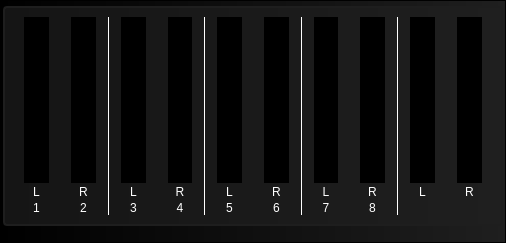
    <widget class="QFrame" name="frame_7">
     <property name="minimumSize">
      <size>
       <width>0</width>
       <height>243</height>
      </size>
     </property>
     <property name="maximumSize">
      <size>
       <width>16777215</width>
       <height>243</height>
      </size>
     </property>
     <property name="styleSheet">
      <string notr="true">background-color: qlineargradient(spread:pad, x1:0, y1:0, x2:1, y2:0, stop:0 rgba(0, 0, 0, 255), stop:1 rgba(31, 31, 31, 255));</string>
     </property>
     <property name="frameShape">
      <enum>QFrame::StyledPanel</enum>
     </property>
     <property name="frameShadow">
      <enum>QFrame::Raised</enum>
     </property>
     <layout class="QVBoxLayout" name="verticalLayout_26">
      <property name="leftMargin">
       <number>2</number>
      </property>
      <property name="topMargin">
       <number>5</number>
      </property>
      <property name="rightMargin">
       <number>2</number>
      </property>
      <property name="bottomMargin">
       <number>5</number>
      </property>
      <item>
       <widget class="QFrame" name="frame_6">
        <property name="minimumSize">
         <size>
          <width>0</width>
          <height>220</height>
         </size>
        </property>
        <property name="maximumSize">
         <size>
          <width>500</width>
          <height>220</height>
         </size>
        </property>
        <property name="styleSheet">
         <string notr="true">QFrame {
	border: 2px solid rgb(30, 30, 30);
border-radius: 4px;
	background-color: qlineargradient(spread:pad, x1:0, y1:0, x2:1, y2:0, stop:0 rgba(21, 21, 21, 255), stop:1 rgba(31, 31, 31, 255));
color: white;
font-size: 12px;
}</string>
        </property>
        <property name="frameShape">
         <enum>QFrame::StyledPanel</enum>
        </property>
        <property name="frameShadow">
         <enum>QFrame::Raised</enum>
        </property>
        <layout class="QHBoxLayout" name="horizontalLayout_7">
         <property name="spacing">
          <number>2</number>
         </property>
         <item>
          <layout class="QVBoxLayout" name="verticalLayout_16">
           <property name="leftMargin">
            <number>10</number>
           </property>
           <property name="rightMargin">
            <number>10</number>
           </property>
           <item>
            <widget class="QProgressBar" name="subgroup1ProgressBar">
             <property name="styleSheet">
              <string notr="true"> QProgressBar {
     border: 0px solid rgb(50, 50, 50);
	 background-color: black;
	padding: 0px 2px;
 }

QProgressBar::chunk:vertical{ 
background-color: qlineargradient(spread:reflect, x1:1, y1:1, x2:0.204, y2:0.403, stop:0 rgba(106, 199, 255, 255), stop:1 rgba(224, 242, 255, 255));
height: 1px; 
margin: 0.5px; 
} </string>
             </property>
             <property name="minimum">
              <number>-60</number>
             </property>
             <property name="maximum">
              <number>10</number>
             </property>
             <property name="value">
              <number>-60</number>
             </property>
             <property name="orientation">
              <enum>Qt::Vertical</enum>
             </property>
             <property name="format">
              <string/>
             </property>
            </widget>
           </item>
           <item>
            <widget class="QLabel" name="label_8">
             <property name="styleSheet">
              <string notr="true">background-color: rgba(0, 0, 0, 0.0);
color: white;
border: 0px;</string>
             </property>
             <property name="text">
              <string>L</string>
             </property>
             <property name="alignment">
              <set>Qt::AlignCenter</set>
             </property>
            </widget>
           </item>
           <item>
            <widget class="QLabel" name="label_10">
             <property name="styleSheet">
              <string notr="true">background-color: rgba(0, 0, 0, 0.0);
color: white;
border: 0px;</string>
             </property>
             <property name="text">
              <string>1</string>
             </property>
             <property name="alignment">
              <set>Qt::AlignCenter</set>
             </property>
            </widget>
           </item>
          </layout>
         </item>
         <item>
          <layout class="QVBoxLayout" name="verticalLayout_17">
           <property name="leftMargin">
            <number>10</number>
           </property>
           <property name="rightMargin">
            <number>10</number>
           </property>
           <item>
            <widget class="QProgressBar" name="subgroup2ProgressBar">
             <property name="styleSheet">
              <string notr="true"> QProgressBar {
     border: 0px solid rgb(50, 50, 50);
	 background-color: black;
	padding: 0px 2px;
 }

QProgressBar::chunk:vertical{ 
background-color: qlineargradient(spread:reflect, x1:1, y1:1, x2:0.204, y2:0.403, stop:0 rgba(106, 199, 255, 255), stop:1 rgba(224, 242, 255, 255));
height: 1px; 
margin: 0.5px; 
} </string>
             </property>
             <property name="minimum">
              <number>-60</number>
             </property>
             <property name="maximum">
              <number>10</number>
             </property>
             <property name="value">
              <number>-60</number>
             </property>
             <property name="orientation">
              <enum>Qt::Vertical</enum>
             </property>
             <property name="format">
              <string/>
             </property>
            </widget>
           </item>
           <item>
            <widget class="QLabel" name="label_9">
             <property name="styleSheet">
              <string notr="true">background-color: rgba(0, 0, 0, 0.0);
color: white;
border: 0px;</string>
             </property>
             <property name="text">
              <string>R</string>
             </property>
             <property name="alignment">
              <set>Qt::AlignCenter</set>
             </property>
            </widget>
           </item>
           <item>
            <widget class="QLabel" name="label_11">
             <property name="styleSheet">
              <string notr="true">background-color: rgba(0, 0, 0, 0.0);
color: white;
border: 0px;</string>
             </property>
             <property name="text">
              <string>2</string>
             </property>
             <property name="alignment">
              <set>Qt::AlignCenter</set>
             </property>
            </widget>
           </item>
          </layout>
         </item>
         <item>
          <widget class="QLabel" name="label_12">
           <property name="minimumSize">
            <size>
             <width>1</width>
             <height>0</height>
            </size>
           </property>
           <property name="maximumSize">
            <size>
             <width>1</width>
             <height>16777215</height>
            </size>
           </property>
           <property name="styleSheet">
            <string notr="true">border: 0px;
background-color: white;</string>
           </property>
           <property name="text">
            <string/>
           </property>
          </widget>
         </item>
         <item>
          <layout class="QVBoxLayout" name="verticalLayout_19">
           <property name="leftMargin">
            <number>10</number>
           </property>
           <property name="rightMargin">
            <number>10</number>
           </property>
           <item>
            <widget class="QProgressBar" name="subgroup3ProgressBar">
             <property name="styleSheet">
              <string notr="true"> QProgressBar {
     border: 0px solid rgb(50, 50, 50);
	 background-color: black;
	padding: 0px 2px;
 }

QProgressBar::chunk:vertical{ 
background-color: qlineargradient(spread:reflect, x1:1, y1:1, x2:0.204, y2:0.403, stop:0 rgba(106, 199, 255, 255), stop:1 rgba(224, 242, 255, 255));
height: 1px; 
margin: 0.5px; 
} </string>
             </property>
             <property name="minimum">
              <number>-60</number>
             </property>
             <property name="maximum">
              <number>10</number>
             </property>
             <property name="value">
              <number>-60</number>
             </property>
             <property name="orientation">
              <enum>Qt::Vertical</enum>
             </property>
             <property name="format">
              <string/>
             </property>
            </widget>
           </item>
           <item>
            <widget class="QLabel" name="label_15">
             <property name="styleSheet">
              <string notr="true">background-color: rgba(0, 0, 0, 0.0);
color: white;
border: 0px;</string>
             </property>
             <property name="text">
              <string>L</string>
             </property>
             <property name="alignment">
              <set>Qt::AlignCenter</set>
             </property>
            </widget>
           </item>
           <item>
            <widget class="QLabel" name="label_16">
             <property name="styleSheet">
              <string notr="true">background-color: rgba(0, 0, 0, 0.0);
color: white;
border: 0px;</string>
             </property>
             <property name="text">
              <string>3</string>
             </property>
             <property name="alignment">
              <set>Qt::AlignCenter</set>
             </property>
            </widget>
           </item>
          </layout>
         </item>
         <item>
          <layout class="QVBoxLayout" name="verticalLayout_18">
           <property name="leftMargin">
            <number>10</number>
           </property>
           <property name="rightMargin">
            <number>10</number>
           </property>
           <item>
            <widget class="QProgressBar" name="subgroup4ProgressBar">
             <property name="styleSheet">
              <string notr="true"> QProgressBar {
     border: 0px solid rgb(50, 50, 50);
	 background-color: black;
	padding: 0px 2px;
 }

QProgressBar::chunk:vertical{ 
background-color: qlineargradient(spread:reflect, x1:1, y1:1, x2:0.204, y2:0.403, stop:0 rgba(106, 199, 255, 255), stop:1 rgba(224, 242, 255, 255));
height: 1px; 
margin: 0.5px; 
} </string>
             </property>
             <property name="minimum">
              <number>-60</number>
             </property>
             <property name="maximum">
              <number>10</number>
             </property>
             <property name="value">
              <number>-60</number>
             </property>
             <property name="orientation">
              <enum>Qt::Vertical</enum>
             </property>
             <property name="format">
              <string/>
             </property>
            </widget>
           </item>
           <item>
            <widget class="QLabel" name="label_13">
             <property name="styleSheet">
              <string notr="true">background-color: rgba(0, 0, 0, 0.0);
color: white;
border: 0px;</string>
             </property>
             <property name="text">
              <string>R</string>
             </property>
             <property name="alignment">
              <set>Qt::AlignCenter</set>
             </property>
            </widget>
           </item>
           <item>
            <widget class="QLabel" name="label_14">
             <property name="styleSheet">
              <string notr="true">background-color: rgba(0, 0, 0, 0.0);
color: white;
border: 0px;</string>
             </property>
             <property name="text">
              <string>4</string>
             </property>
             <property name="alignment">
              <set>Qt::AlignCenter</set>
             </property>
            </widget>
           </item>
          </layout>
         </item>
         <item>
          <widget class="QLabel" name="label_17">
           <property name="minimumSize">
            <size>
             <width>1</width>
             <height>0</height>
            </size>
           </property>
           <property name="maximumSize">
            <size>
             <width>1</width>
             <height>16777215</height>
            </size>
           </property>
           <property name="styleSheet">
            <string notr="true">border: 0px;
background-color: white;</string>
           </property>
           <property name="text">
            <string/>
           </property>
          </widget>
         </item>
         <item>
          <layout class="QVBoxLayout" name="verticalLayout_21">
           <property name="leftMargin">
            <number>10</number>
           </property>
           <property name="rightMargin">
            <number>10</number>
           </property>
           <item>
            <widget class="QProgressBar" name="subgroup5ProgressBar">
             <property name="styleSheet">
              <string notr="true"> QProgressBar {
     border: 0px solid rgb(50, 50, 50);
	 background-color: black;
	padding: 0px 2px;
 }

QProgressBar::chunk:vertical{ 
background-color: qlineargradient(spread:reflect, x1:1, y1:1, x2:0.204, y2:0.403, stop:0 rgba(106, 199, 255, 255), stop:1 rgba(224, 242, 255, 255));
height: 1px; 
margin: 0.5px; 
} </string>
             </property>
             <property name="minimum">
              <number>-60</number>
             </property>
             <property name="maximum">
              <number>10</number>
             </property>
             <property name="value">
              <number>-60</number>
             </property>
             <property name="orientation">
              <enum>Qt::Vertical</enum>
             </property>
             <property name="format">
              <string/>
             </property>
            </widget>
           </item>
           <item>
            <widget class="QLabel" name="label_21">
             <property name="styleSheet">
              <string notr="true">background-color: rgba(0, 0, 0, 0.0);
color: white;
border: 0px;</string>
             </property>
             <property name="text">
              <string>L</string>
             </property>
             <property name="alignment">
              <set>Qt::AlignCenter</set>
             </property>
            </widget>
           </item>
           <item>
            <widget class="QLabel" name="label_22">
             <property name="styleSheet">
              <string notr="true">background-color: rgba(0, 0, 0, 0.0);
color: white;
border: 0px;</string>
             </property>
             <property name="text">
              <string>5</string>
             </property>
             <property name="alignment">
              <set>Qt::AlignCenter</set>
             </property>
            </widget>
           </item>
          </layout>
         </item>
         <item>
          <layout class="QVBoxLayout" name="verticalLayout_20">
           <property name="leftMargin">
            <number>10</number>
           </property>
           <property name="rightMargin">
            <number>10</number>
           </property>
           <item>
            <widget class="QProgressBar" name="subgroup6ProgressBar">
             <property name="styleSheet">
              <string notr="true"> QProgressBar {
     border: 0px solid rgb(50, 50, 50);
	 background-color: black;
	padding: 0px 2px;
 }

QProgressBar::chunk:vertical{ 
background-color: qlineargradient(spread:reflect, x1:1, y1:1, x2:0.204, y2:0.403, stop:0 rgba(106, 199, 255, 255), stop:1 rgba(224, 242, 255, 255));
height: 1px; 
margin: 0.5px; 
} </string>
             </property>
             <property name="minimum">
              <number>-60</number>
             </property>
             <property name="maximum">
              <number>10</number>
             </property>
             <property name="value">
              <number>-60</number>
             </property>
             <property name="orientation">
              <enum>Qt::Vertical</enum>
             </property>
             <property name="format">
              <string/>
             </property>
            </widget>
           </item>
           <item>
            <widget class="QLabel" name="label_18">
             <property name="styleSheet">
              <string notr="true">background-color: rgba(0, 0, 0, 0.0);
color: white;
border: 0px;</string>
             </property>
             <property name="text">
              <string>R</string>
             </property>
             <property name="alignment">
              <set>Qt::AlignCenter</set>
             </property>
            </widget>
           </item>
           <item>
            <widget class="QLabel" name="label_19">
             <property name="styleSheet">
              <string notr="true">background-color: rgba(0, 0, 0, 0.0);
color: white;
border: 0px;</string>
             </property>
             <property name="text">
              <string>6</string>
             </property>
             <property name="alignment">
              <set>Qt::AlignCenter</set>
             </property>
            </widget>
           </item>
          </layout>
         </item>
         <item>
          <widget class="QLabel" name="label_20">
           <property name="minimumSize">
            <size>
             <width>1</width>
             <height>0</height>
            </size>
           </property>
           <property name="maximumSize">
            <size>
             <width>1</width>
             <height>16777215</height>
            </size>
           </property>
           <property name="styleSheet">
            <string notr="true">border: 0px;
background-color: white;</string>
           </property>
           <property name="text">
            <string/>
           </property>
          </widget>
         </item>
         <item>
          <layout class="QVBoxLayout" name="verticalLayout_23">
           <property name="leftMargin">
            <number>10</number>
           </property>
           <property name="rightMargin">
            <number>10</number>
           </property>
           <item>
            <widget class="QProgressBar" name="subgroup7ProgressBar">
             <property name="styleSheet">
              <string notr="true"> QProgressBar {
     border: 0px solid rgb(50, 50, 50);
	 background-color: black;
	padding: 0px 2px;
 }

QProgressBar::chunk:vertical{ 
background-color: qlineargradient(spread:reflect, x1:1, y1:1, x2:0.204, y2:0.403, stop:0 rgba(106, 199, 255, 255), stop:1 rgba(224, 242, 255, 255));
height: 1px; 
margin: 0.5px; 
} </string>
             </property>
             <property name="minimum">
              <number>-60</number>
             </property>
             <property name="maximum">
              <number>10</number>
             </property>
             <property name="value">
              <number>-60</number>
             </property>
             <property name="orientation">
              <enum>Qt::Vertical</enum>
             </property>
             <property name="format">
              <string/>
             </property>
            </widget>
           </item>
           <item>
            <widget class="QLabel" name="label_26">
             <property name="styleSheet">
              <string notr="true">background-color: rgba(0, 0, 0, 0.0);
color: white;
border: 0px;</string>
             </property>
             <property name="text">
              <string>L</string>
             </property>
             <property name="alignment">
              <set>Qt::AlignCenter</set>
             </property>
            </widget>
           </item>
           <item>
            <widget class="QLabel" name="label_27">
             <property name="styleSheet">
              <string notr="true">background-color: rgba(0, 0, 0, 0.0);
color: white;
border: 0px;</string>
             </property>
             <property name="text">
              <string>7</string>
             </property>
             <property name="alignment">
              <set>Qt::AlignCenter</set>
             </property>
            </widget>
           </item>
          </layout>
         </item>
         <item>
          <layout class="QVBoxLayout" name="verticalLayout_22">
           <property name="leftMargin">
            <number>10</number>
           </property>
           <property name="rightMargin">
            <number>10</number>
           </property>
           <item>
            <widget class="QProgressBar" name="subgroup8ProgressBar">
             <property name="styleSheet">
              <string notr="true"> QProgressBar {
     border: 0px solid rgb(50, 50, 50);
	 background-color: black;
	padding: 0px 2px;
 }

QProgressBar::chunk:vertical{ 
background-color: qlineargradient(spread:reflect, x1:1, y1:1, x2:0.204, y2:0.403, stop:0 rgba(106, 199, 255, 255), stop:1 rgba(224, 242, 255, 255));
height: 1px; 
margin: 0.5px; 
} </string>
             </property>
             <property name="minimum">
              <number>-60</number>
             </property>
             <property name="maximum">
              <number>10</number>
             </property>
             <property name="value">
              <number>-60</number>
             </property>
             <property name="orientation">
              <enum>Qt::Vertical</enum>
             </property>
             <property name="format">
              <string/>
             </property>
            </widget>
           </item>
           <item>
            <widget class="QLabel" name="label_24">
             <property name="styleSheet">
              <string notr="true">background-color: rgba(0, 0, 0, 0.0);
color: white;
border: 0px;</string>
             </property>
             <property name="text">
              <string>R</string>
             </property>
             <property name="alignment">
              <set>Qt::AlignCenter</set>
             </property>
            </widget>
           </item>
           <item>
            <widget class="QLabel" name="label_25">
             <property name="styleSheet">
              <string notr="true">background-color: rgba(0, 0, 0, 0.0);
color: white;
border: 0px;</string>
             </property>
             <property name="text">
              <string>8</string>
             </property>
             <property name="alignment">
              <set>Qt::AlignCenter</set>
             </property>
            </widget>
           </item>
          </layout>
         </item>
         <item>
          <widget class="QLabel" name="label_23">
           <property name="minimumSize">
            <size>
             <width>1</width>
             <height>0</height>
            </size>
           </property>
           <property name="maximumSize">
            <size>
             <width>1</width>
             <height>16777215</height>
            </size>
           </property>
           <property name="styleSheet">
            <string notr="true">border: 0px;
background-color: white;</string>
           </property>
           <property name="text">
            <string/>
           </property>
          </widget>
         </item>
         <item>
          <layout class="QVBoxLayout" name="verticalLayout_25">
           <property name="leftMargin">
            <number>10</number>
           </property>
           <property name="rightMargin">
            <number>10</number>
           </property>
           <item>
            <widget class="QProgressBar" name="main1ProgressBar">
             <property name="styleSheet">
              <string notr="true"> QProgressBar {
     border: 0px solid rgb(50, 50, 50);
	 background-color: black;
	padding: 0px 2px;
 }

QProgressBar::chunk:vertical{ 
background-color: qlineargradient(spread:reflect, x1:1, y1:1, x2:0.204, y2:0.403, stop:0 rgba(106, 199, 255, 255), stop:1 rgba(224, 242, 255, 255));
height: 1px; 
margin: 0.5px; 
} </string>
             </property>
             <property name="minimum">
              <number>-60</number>
             </property>
             <property name="maximum">
              <number>10</number>
             </property>
             <property name="value">
              <number>-60</number>
             </property>
             <property name="orientation">
              <enum>Qt::Vertical</enum>
             </property>
             <property name="format">
              <string/>
             </property>
            </widget>
           </item>
           <item>
            <widget class="QLabel" name="label_31">
             <property name="styleSheet">
              <string notr="true">background-color: rgba(0, 0, 0, 0.0);
color: white;
border: 0px;</string>
             </property>
             <property name="text">
              <string>L</string>
             </property>
             <property name="alignment">
              <set>Qt::AlignCenter</set>
             </property>
            </widget>
           </item>
           <item>
            <widget class="QLabel" name="label_32">
             <property name="styleSheet">
              <string notr="true">background-color: rgba(0, 0, 0, 0.0);
color: white;
border: 0px;</string>
             </property>
             <property name="text">
              <string/>
             </property>
             <property name="alignment">
              <set>Qt::AlignCenter</set>
             </property>
            </widget>
           </item>
          </layout>
         </item>
         <item>
          <layout class="QVBoxLayout" name="verticalLayout_24">
           <property name="leftMargin">
            <number>10</number>
           </property>
           <property name="rightMargin">
            <number>10</number>
           </property>
           <item>
            <widget class="QProgressBar" name="main2ProgressBar">
             <property name="styleSheet">
              <string notr="true"> QProgressBar {
     border: 0px solid rgb(50, 50, 50);
	 background-color: black;
	padding: 0px 2px;
 }

QProgressBar::chunk:vertical{ 
background-color: qlineargradient(spread:reflect, x1:1, y1:1, x2:0.204, y2:0.403, stop:0 rgba(106, 199, 255, 255), stop:1 rgba(224, 242, 255, 255));
height: 1px; 
margin: 0.5px; 
} </string>
             </property>
             <property name="minimum">
              <number>-60</number>
             </property>
             <property name="maximum">
              <number>10</number>
             </property>
             <property name="value">
              <number>-60</number>
             </property>
             <property name="orientation">
              <enum>Qt::Vertical</enum>
             </property>
             <property name="format">
              <string/>
             </property>
            </widget>
           </item>
           <item>
            <widget class="QLabel" name="label_29">
             <property name="styleSheet">
              <string notr="true">background-color: rgba(0, 0, 0, 0.0);
color: white;
border: 0px;</string>
             </property>
             <property name="text">
              <string>R</string>
             </property>
             <property name="alignment">
              <set>Qt::AlignCenter</set>
             </property>
            </widget>
           </item>
           <item>
            <widget class="QLabel" name="label_30">
             <property name="styleSheet">
              <string notr="true">background-color: rgba(0, 0, 0, 0.0);
color: white;
border: 0px;</string>
             </property>
             <property name="text">
              <string/>
             </property>
             <property name="alignment">
              <set>Qt::AlignCenter</set>
             </property>
            </widget>
           </item>
          </layout>
         </item>
        </layout>
       </widget>
      </item>
      <item>
       <spacer name="verticalSpacer_12">
        <property name="orientation">
         <enum>Qt::Vertical</enum>
        </property>
        <property name="sizeHint" stdset="0">
         <size>
          <width>20</width>
          <height>40</height>
         </size>
        </property>
       </spacer>
      </item>
     </layout>
    </widget>
